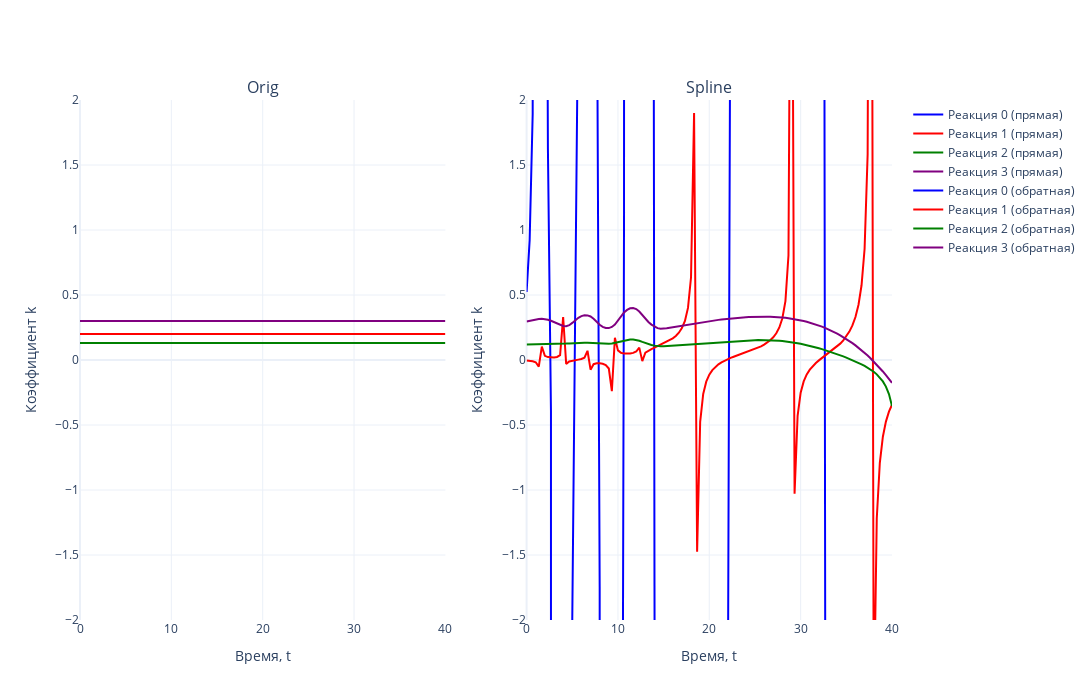

This figure's notebook cell:
### Markdown cell above
## Генерация k в ходе обратной задачи

### Code cell
# Задаем цвета (4 цвета для реакций)
colors = ['blue', 'red', 'green', 'purple']

# Создаем два подграфика (2 столбца, 1 строка)
fig = make_subplots(rows=1, cols=2, subplot_titles=['Orig', 'Spline'])

# Первый график (прямая задача)
for i in range(N_REACTION):  
    fig.add_trace(go.Scatter(
        x=tsteps, 
        y=K_TRUE[i, :], 
        mode='lines', 
        name=f'Реакция {i} (прямая)',
        line=dict(color=colors[i % len(colors)])  # Применяем цвета циклично
    ), row=1, col=1)

# Второй график (обратная задача)
for i in range(N_REACTION):  
    fig.add_trace(go.Scatter(
        x=tsteps, 
        y=k_spline[i, :], 
        mode='lines', 
        name=f'Реакция {i} (обратная)',
        line=dict(color=colors[i % len(colors)])  # Применяем цвета циклично
    ), row=1, col=2)

# Настройки общего макета
fig.update_layout(
    template='plotly_white',
    width=1700,  # Общая ширина холста
    height=700,  # Высота холста
    showlegend=True
)

# Ограничение оси Y
fig.update_yaxes(range=[-2, 2], title_text='Коэффициент k', row=1, col=1)
fig.update_yaxes(range=[-2, 2], title_text='Коэффициент k', row=1, col=2)

# Подписи оси X
fig.update_xaxes(title_text='Время, t', row=1, col=1)
fig.update_xaxes(title_text='Время, t', row=1, col=2)

# Отображение графика
fig.show()
